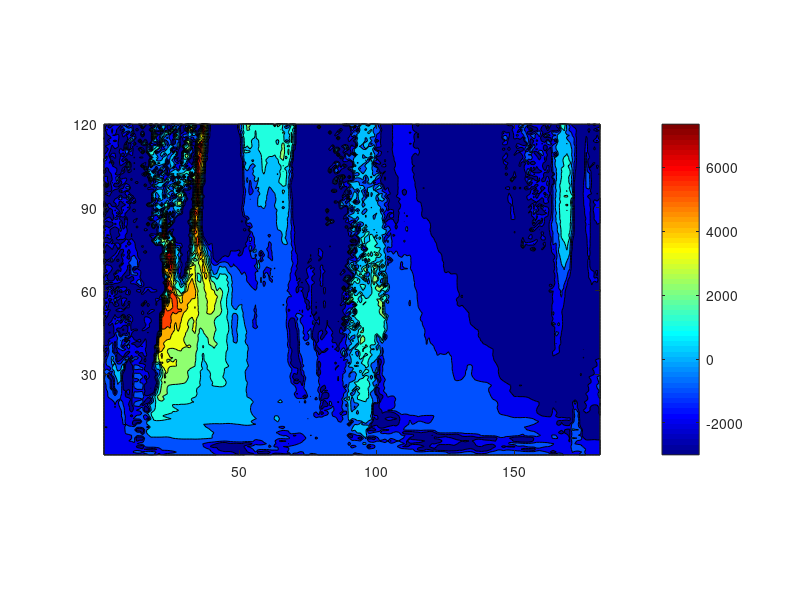

This figure's MATLAB source: (Note: this script raises an error after producing the figure.)
clc; clear;

%% load

% load U_map_fine_grid_True_45x45x15x15x56_5x28_25x0x0_05_21720_.mat
load U_map_fine_grid_True_45x45x27x27x53x53x45x0_05_21720_.mat
U_map_curve = U_map;

clear max min Motion_lambda param_coefficient U_map;

load U_map_fine_grid_True_45x45x19x19x59x59x0x0_05_21720_.mat
U_map_mat = U_map;

clear max min Motion_lambda param_coefficient U_map;

U_map_curve = transpose(U_map_curve);
U_map_mat = transpose(U_map_mat);
%%
U_map_mat = squeeze(U_map_mat);
U_map_curve = squeeze(U_map_curve);

U_map_mat = max(U_map_mat, -3000);
U_map_curve = max(U_map_curve, -3000);

% U_map_mat = min(U_map_mat, 3000);
% U_map_curve = min(U_map_curve, 3000);

%%
figure; hAxes = gca;
contourf(U_map_curve);

pbaspect([1.5 1 0.8]);

colormap jet;
colorbar;

yticks(0:30:120);
yticklabels(["0","30","60","90","120"]);
a = get(gca,'YTickLabel');  
set(gca,'YTickLabel',a,'fontsize',11,'FontWeight','bold')

xticks(1:30:181);
xticklabels(["0","30","60","90","120","150","180"]);
a = get(gca,'XTickLabel');  
set(gca,'XTickLabel',a,'fontsize',11,'FontWeight','bold')

xline(31,LineWidth=1,LineStyle="--",Color=[0.8 0.8 0.8]);
xline(61,LineWidth=1,LineStyle="--",Color=[0.8 0.8 0.8]);
xline(91,LineWidth=1,LineStyle="--",Color=[0.8 0.8 0.8]);
xline(121,LineWidth=1,LineStyle="--",Color=[0.8 0.8 0.8]);
xline(151,LineWidth=1,LineStyle="--",Color=[0.8 0.8 0.8]);

yline(31,LineWidth=1,LineStyle="--",Color=[0.8 0.8 0.8]);
yline(61,LineWidth=1,LineStyle="--",Color=[0.8 0.8 0.8]);
yline(91,LineWidth=1,LineStyle="--",Color=[0.8 0.8 0.8]);

xlabel("Spatial parameter (degree)","FontSize",13,"FontName","arial","FontWeight","bold");
ylabel("Temporal parameter (rad)","FontSize",13,"FontName","arial","FontWeight","bold");

%%
figure; hAxes = gca;
contourf(U_map_mat);

pbaspect([1.5 1 0.8]);

colormap jet;
colorbar;

yticks(0:30:120);
yticklabels(["0","30","60","90","120"]);
a = get(gca,'YTickLabel');  
set(gca,'YTickLabel',a,'fontsize',11,'FontWeight','bold')

xticks(1:30:181);
xticklabels(["0","30","60","90","120","150","180"]);
a = get(gca,'XTickLabel');  
set(gca,'XTickLabel',a,'fontsize',11,'FontWeight','bold')

xline(31,LineWidth=1,LineStyle="--",Color=[0.8 0.8 0.8]);
xline(61,LineWidth=1,LineStyle="--",Color=[0.8 0.8 0.8]);
xline(91,LineWidth=1,LineStyle="--",Color=[0.8 0.8 0.8]);
xline(121,LineWidth=1,LineStyle="--",Color=[0.8 0.8 0.8]);
xline(151,LineWidth=1,LineStyle="--",Color=[0.8 0.8 0.8]);

yline(31,LineWidth=1,LineStyle="--",Color=[0.8 0.8 0.8]);
yline(61,LineWidth=1,LineStyle="--",Color=[0.8 0.8 0.8]);
yline(91,LineWidth=1,LineStyle="--",Color=[0.8 0.8 0.8]);

xlabel("Spatial parameter (degree)","FontSize",13,"FontName","arial","FontWeight","bold");
ylabel("Temporal parameter (rad)","FontSize",13,"FontName","arial","FontWeight","bold");
%% 상관계수 비교

norm_U_mat = normalize(U_map_mat);
norm_U_curve = normalize(U_map_curve);

corr2(norm_U_mat, norm_U_curve)